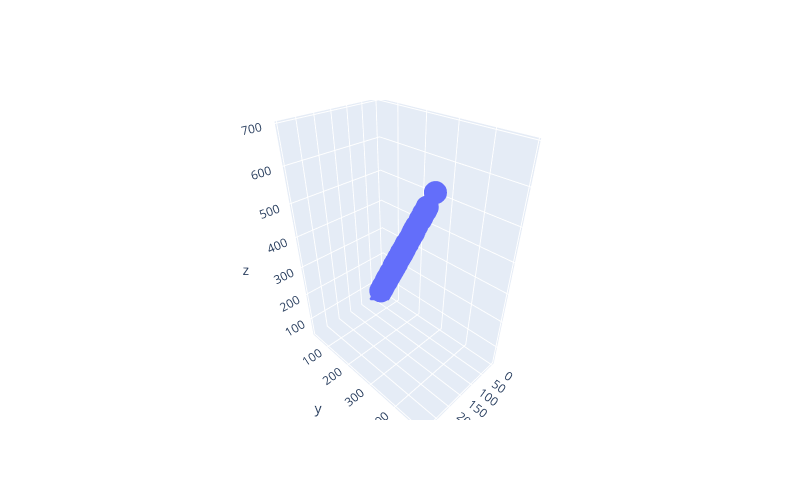

Source (notebook cell):
### Markdown cell above
Exercise 5-10.
Repeat the second part of Exercise 3-3 (the two vectors in ℝ
3
), but use matrix-vector
multiplication instead of vector-scalar multiplication. That is, compute As instead of
σ1v1 + σ2v2.

### Code cell
import plotly.graph_objects as go 

s = np.arange(6).reshape(2,3)

x_lim = [-5, 5]

A = np.random.uniform(low= 0, high = 100, size = (100,  2))

point = A @ s 

fig = go.Figure(data = [
    go.Scatter3d(x = point[:, 0], y = point[:, 1], z = point[:, 2], mode = 'markers')
])
fig.update_layout(
    autosize=False,
    width=800,
    height=500,
)

fig.show()
